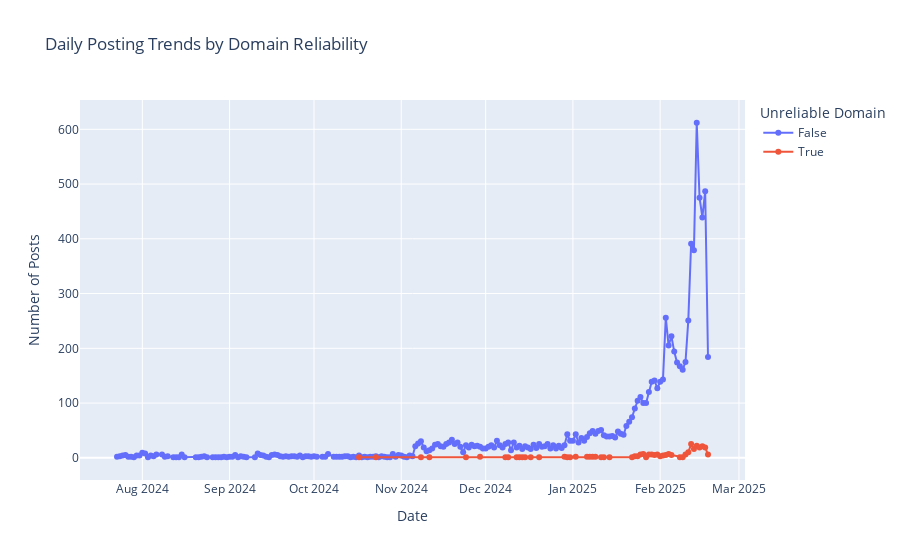

Notebook code for this chart:
### Markdown cell above
### 1. Temporal Patterns of Information Spread

Purpose: Identify when posts (especially unreliable ones) are shared to detect coordinated activity or peak engagement times for your dashboard.

### Code cell
fig = px.line(
    combined_df.groupby(['date_original', 'is_unreliable_domain']).size().reset_index(name='post_count'),
    x='date_original', y='post_count', color='is_unreliable_domain',
    title='Daily Posting Trends by Domain Reliability',
    labels={'date_original': 'Date', 'post_count': 'Number of Posts', 'is_unreliable_domain': 'Unreliable Domain'}
)
fig.update_traces(mode='lines+markers')  # Adds markers to the lines for better visibility
fig.show()
fig.write_html('daily_posting_trends.html')

### Figure 1 — Plotly figure (JSON) as saved in the notebook; plotly's stock layout.template omitted (floating-point values rounded to 4 significant figures; data arrays with more than 128 entries replaced by an {"elided": "..."} marker saying what was removed)
{"data": [{"hovertemplate": "Unreliable Domain=False<br>Date=%{x}<br>Number of Posts=%{y}<extra></extra>", "legendgroup": "False", "line": {"color": "#636efa", "dash": "solid"}, "marker": {"symbol": "circle"}, "mode": "lines+markers", "name": "False", "orientation": "v", "showlegend": true, "type": "scatter", "x": {"elided": "201 str values"}, "xaxis": "x", "y": {"elided": "201 int values"}, "yaxis": "y"}, {"hovertemplate": "Unreliable Domain=True<br>Date=%{x}<br>Number of Posts=%{y}<extra></extra>", "legendgroup": "True", "line": {"color": "#EF553B", "dash": "solid"}, "marker": {"symbol": "circle"}, "mode": "lines+markers", "name": "True", "orientation": "v", "showlegend": true, "type": "scatter", "x": ["2024-10-17T00:00:00", "2024-10-23T00:00:00", "2024-11-08T00:00:00", "2024-11-11T00:00:00", "2024-11-24T00:00:00", "2024-11-29T00:00:00", "2024-12-08T00:00:00", "2024-12-09T00:00:00", "2024-12-12T00:00:00", "2024-12-13T00:00:00", "2024-12-14T00:00:00", "2024-12-15T00:00:00", "2024-12-17T00:00:00", "2024-12-20T00:00:00", "2024-12-29T00:00:00", "2024-12-30T00:00:00", "2024-12-31T00:00:00", "2025-01-02T00:00:00", "2025-01-06T00:00:00", "2025-01-07T00:00:00", "2025-01-08T00:00:00", "2025-01-09T00:00:00", "2025-01-11T00:00:00", "2025-01-12T00:00:00", "2025-01-14T00:00:00", "2025-01-22T00:00:00", "2025-01-23T00:00:00", "2025-01-24T00:00:00", "2025-01-25T00:00:00", "2025-01-26T00:00:00", "2025-01-27T00:00:00", "2025-01-28T00:00:00", "2025-01-29T00:00:00", "2025-01-30T00:00:00", "2025-01-31T00:00:00", "2025-02-01T00:00:00", "2025-02-02T00:00:00", "2025-02-03T00:00:00", "2025-02-04T00:00:00", "2025-02-05T00:00:00", "2025-02-08T00:00:00", "2025-02-09T00:00:00", "2025-02-10T00:00:00", "2025-02-11T00:00:00", "2025-02-12T00:00:00", "2025-02-13T00:00:00", "2025-02-14T00:00:00", "2025-02-15T00:00:00", "2025-02-16T00:00:00", "2025-02-17T00:00:00", "2025-02-18T00:00:00"], "xaxis": "x", "y": [1, 1, 1, 1, 1, 2, 1, 1, 1, 1, 1, 1, 1, 1, 2, 1, 1, 2, 2, 2, 2, 2, 1, 1, 1, 1, 3, 3, 6, 7, 1, 6, 6, 5, 6, 3, 4, 5, 7, 5, 1, 1, 6, 10, 25, 16, 22, 19, 21, 19, 6], "yaxis": "y"}], "layout": {"legend": {"title": {"text": "Unreliable Domain"}, "tracegroupgap": 0}, "title": {"text": "Daily Posting Trends by Domain Reliability"}, "xaxis": {"anchor": "y", "domain": [0, 1], "title": {"text": "Date"}}, "yaxis": {"anchor": "x", "domain": [0, 1], "title": {"text": "Number of Posts"}}}}
